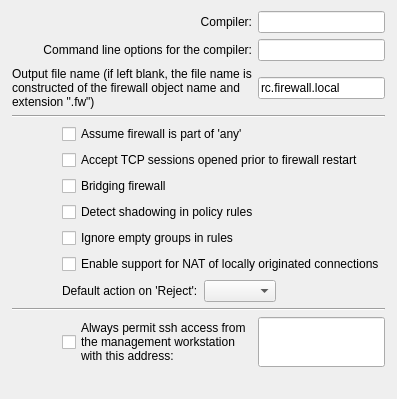
     <widget class="QWidget" name="tab0">
      <attribute name="title">
       <string>Compiler</string>
      </attribute>
      <layout class="QGridLayout" name="gridLayout_4">
       <property name="leftMargin">
        <number>12</number>
       </property>
       <property name="rightMargin">
        <number>12</number>
       </property>
       <property name="bottomMargin">
        <number>12</number>
       </property>
       <item row="0" column="0" colspan="2">
        <widget class="QLabel" name="compilerLabel">
         <property name="text">
          <string>Compiler:</string>
         </property>
         <property name="alignment">
          <set>Qt::AlignRight|Qt::AlignTrailing|Qt::AlignVCenter</set>
         </property>
         <property name="wordWrap">
          <bool>false</bool>
         </property>
        </widget>
       </item>
       <item row="0" column="2">
        <widget class="QLineEdit" name="compiler">
         <property name="maximumSize">
          <size>
           <width>32767</width>
           <height>22</height>
          </size>
         </property>
        </widget>
       </item>
       <item row="1" column="0" colspan="2">
        <widget class="QLabel" name="compilerArgsLabel">
         <property name="sizePolicy">
          <sizepolicy hsizetype="Expanding" vsizetype="Preferred">
           <horstretch>0</horstretch>
           <verstretch>0</verstretch>
          </sizepolicy>
         </property>
         <property name="text">
          <string>Command line options for the compiler:</string>
         </property>
         <property name="alignment">
          <set>Qt::AlignRight|Qt::AlignTrailing|Qt::AlignVCenter</set>
         </property>
         <property name="wordWrap">
          <bool>false</bool>
         </property>
        </widget>
       </item>
       <item row="1" column="2">
        <widget class="QLineEdit" name="compilerArgs">
         <property name="maximumSize">
          <size>
           <width>32767</width>
           <height>22</height>
          </size>
         </property>
        </widget>
       </item>
       <item row="2" column="0" colspan="2">
        <widget class="QLabel" name="textLabel1_5">
         <property name="sizePolicy">
          <sizepolicy hsizetype="Expanding" vsizetype="Preferred">
           <horstretch>0</horstretch>
           <verstretch>0</verstretch>
          </sizepolicy>
         </property>
         <property name="text">
          <string>Output file name (if left blank, the file name is constructed of the firewall object name and extension &quot;.fw&quot;)</string>
         </property>
         <property name="alignment">
          <set>Qt::AlignVCenter</set>
         </property>
         <property name="wordWrap">
          <bool>true</bool>
         </property>
        </widget>
       </item>
       <item row="2" column="2">
        <widget class="QLineEdit" name="outputFileName">
         <property name="maximumSize">
          <size>
           <width>32767</width>
           <height>22</height>
          </size>
         </property>
         <property name="text">
          <string>rc.firewall.local</string>
         </property>
         <property name="readOnly">
          <bool>true</bool>
         </property>
        </widget>
       </item>
       <item row="3" column="0" colspan="3">
        <widget class="Line" name="line4_2">
         <property name="frameShape">
          <enum>QFrame::HLine</enum>
         </property>
         <property name="frameShadow">
          <enum>QFrame::Sunken</enum>
         </property>
         <property name="orientation">
          <enum>Qt::Horizontal</enum>
         </property>
        </widget>
       </item>
       <item row="4" column="0">
        <spacer>
         <property name="orientation">
          <enum>Qt::Horizontal</enum>
         </property>
         <property name="sizeType">
          <enum>QSizePolicy::Maximum</enum>
         </property>
         <property name="sizeHint" stdset="0">
          <size>
           <width>30</width>
           <height>150</height>
          </size>
         </property>
        </spacer>
       </item>
       <item row="4" column="1" colspan="2">
        <layout class="QVBoxLayout" name="verticalLayout">
         <item>
          <widget class="QCheckBox" name="assumeFwIsPartOfAny">
           <property name="sizePolicy">
            <sizepolicy hsizetype="Minimum" vsizetype="Fixed">
             <horstretch>0</horstretch>
             <verstretch>0</verstretch>
            </sizepolicy>
           </property>
           <property name="text">
            <string>Assume firewall is part of 'any'</string>
           </property>
          </widget>
         </item>
         <item>
          <widget class="QCheckBox" name="acceptSessions">
           <property name="sizePolicy">
            <sizepolicy hsizetype="Minimum" vsizetype="Fixed">
             <horstretch>0</horstretch>
             <verstretch>0</verstretch>
            </sizepolicy>
           </property>
           <property name="text">
            <string>Accept TCP sessions opened prior to firewall restart</string>
           </property>
          </widget>
         </item>
         <item>
          <widget class="QCheckBox" name="bridge">
           <property name="sizePolicy">
            <sizepolicy hsizetype="Minimum" vsizetype="Fixed">
             <horstretch>0</horstretch>
             <verstretch>0</verstretch>
            </sizepolicy>
           </property>
           <property name="text">
            <string>Bridging firewall</string>
           </property>
          </widget>
         </item>
         <item>
          <widget class="QCheckBox" name="shadowing">
           <property name="sizePolicy">
            <sizepolicy hsizetype="Minimum" vsizetype="Fixed">
             <horstretch>0</horstretch>
             <verstretch>0</verstretch>
            </sizepolicy>
           </property>
           <property name="text">
            <string>Detect shadowing in policy rules</string>
           </property>
          </widget>
         </item>
         <item>
          <widget class="QCheckBox" name="emptyGroups">
           <property name="sizePolicy">
            <sizepolicy hsizetype="Minimum" vsizetype="Fixed">
             <horstretch>0</horstretch>
             <verstretch>0</verstretch>
            </sizepolicy>
           </property>
           <property name="text">
            <string>Ignore empty groups in rules</string>
           </property>
          </widget>
         </item>
         <item>
          <widget class="QCheckBox" name="localNAT">
           <property name="sizePolicy">
            <sizepolicy hsizetype="Minimum" vsizetype="Fixed">
             <horstretch>0</horstretch>
             <verstretch>0</verstretch>
            </sizepolicy>
           </property>
           <property name="text">
            <string>Enable support for NAT of locally originated connections</string>
           </property>
          </widget>
         </item>
         <item>
          <layout class="QHBoxLayout" name="horizontalLayout_3">
           <item>
            <widget class="QLabel" name="textLabel9">
             <property name="text">
              <string>Default action on 'Reject':</string>
             </property>
             <property name="wordWrap">
              <bool>false</bool>
             </property>
            </widget>
           </item>
           <item>
            <widget class="QComboBox" name="actionOnReject"/>
           </item>
           <item>
            <spacer>
             <property name="orientation">
              <enum>Qt::Horizontal</enum>
             </property>
             <property name="sizeType">
              <enum>QSizePolicy::Expanding</enum>
             </property>
             <property name="sizeHint" stdset="0">
              <size>
               <width>72</width>
               <height>20</height>
              </size>
             </property>
            </spacer>
           </item>
          </layout>
         </item>
        </layout>
       </item>
       <item row="5" column="0" colspan="3">
        <widget class="Line" name="line4">
         <property name="frameShape">
          <enum>QFrame::HLine</enum>
         </property>
         <property name="frameShadow">
          <enum>QFrame::Sunken</enum>
         </property>
         <property name="orientation">
          <enum>Qt::Horizontal</enum>
         </property>
        </widget>
       </item>
       <item row="6" column="0">
        <spacer>
         <property name="orientation">
          <enum>Qt::Horizontal</enum>
         </property>
         <property name="sizeType">
          <enum>QSizePolicy::Fixed</enum>
         </property>
         <property name="sizeHint" stdset="0">
          <size>
           <width>30</width>
           <height>50</height>
          </size>
         </property>
        </spacer>
       </item>
       <item row="6" column="1">
        <widget class="QCheckBox" name="mgmt_ssh">
         <property name="text">
          <string>Always permit ssh access from
the management workstation
with this address:</string>
         </property>
        </widget>
       </item>
       <item row="6" column="2">
        <widget class="QLineEdit" name="mgmt_addr">
         <property name="sizePolicy">
          <sizepolicy hsizetype="Expanding" vsizetype="Fixed">
           <horstretch>0</horstretch>
           <verstretch>0</verstretch>
          </sizepolicy>
         </property>
         <property name="maximumSize">
          <size>
           <width>32767</width>
           <height>32767</height>
          </size>
         </property>
        </widget>
       </item>
       <item row="7" column="1">
        <spacer>
         <property name="orientation">
          <enum>Qt::Vertical</enum>
         </property>
         <property name="sizeType">
          <enum>QSizePolicy::Expanding</enum>
         </property>
         <property name="sizeHint" stdset="0">
          <size>
           <width>20</width>
           <height>20</height>
          </size>
         </property>
        </spacer>
       </item>
      </layout>
     </widget>
